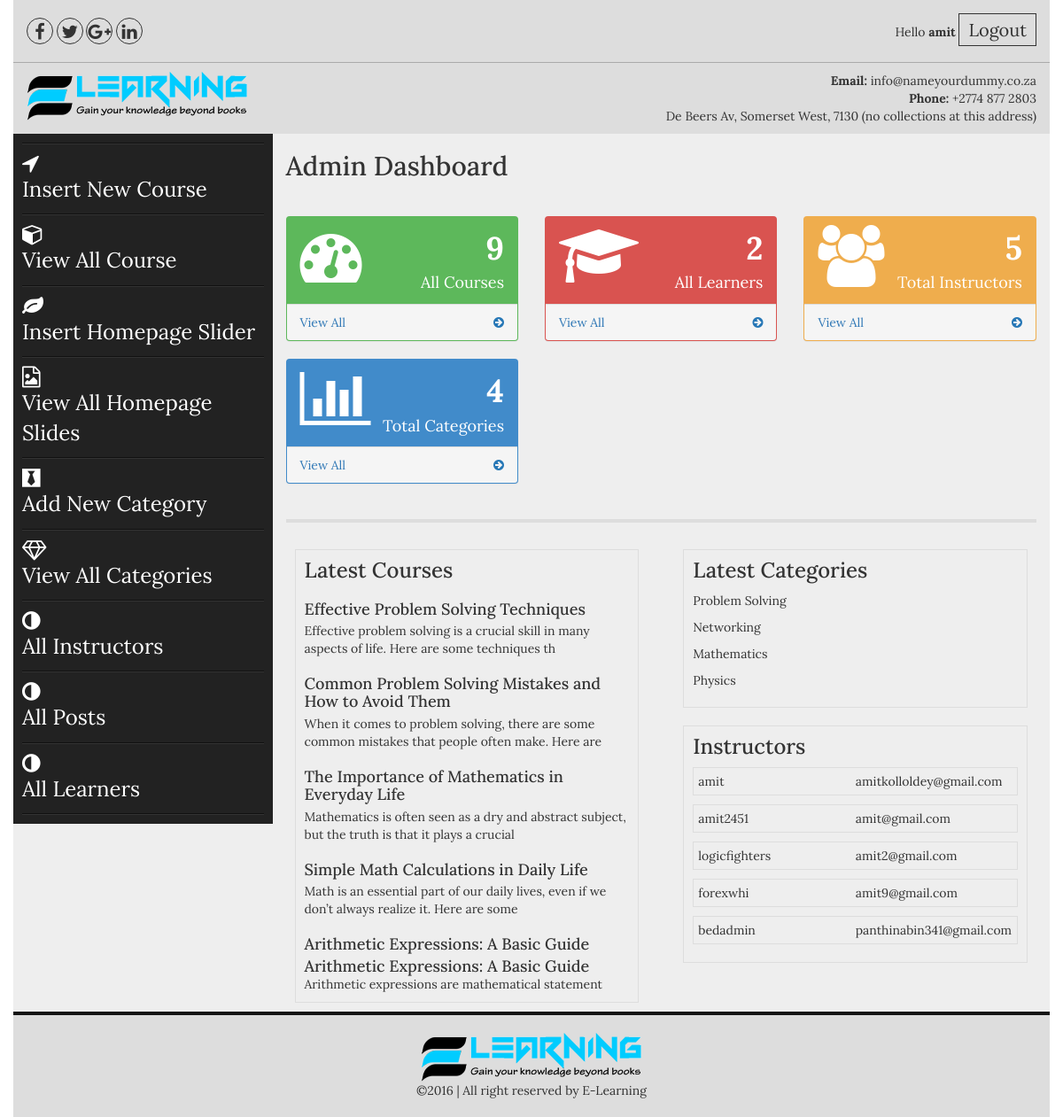
The page /admin/index.php (signed in) on the database its author committed.
### tables this page shows
CREATE TABLE IF NOT EXISTS `posts` (
  `post_id` int(100) NOT NULL AUTO_INCREMENT,
  `cat_id` int(100) NOT NULL,
  `post_title` varchar(100) NOT NULL,
  `post_date` text NOT NULL,
  `post_author` varchar(50) NOT NULL,
  `post_keywords` text NOT NULL,
  `post_image` text NOT NULL,
  `post_content` longtext NOT NULL,
  `video_link` varchar(200) NOT NULL,
  PRIMARY KEY (`post_id`)
);

CREATE TABLE IF NOT EXISTS `categories` (
  `cat_id` int(100) NOT NULL AUTO_INCREMENT,
  `cat_name` varchar(100) NOT NULL,
  `cat_desc` text NOT NULL,
  `cat_icon` varchar(50) NOT NULL,
   PRIMARY KEY (`cat_id`)
);

CREATE TABLE IF NOT EXISTS `instructors` (
  `user_id` int(100) NOT NULL AUTO_INCREMENT,
  `user_fname` text NOT NULL,
  `user_lname` text NOT NULL,
  `user_name` varchar(100) NOT NULL,
  `user_email` varchar(100) NOT NULL,
  `user_pass` varchar(50) NOT NULL,
  `about` text NOT NULL,
  `admin` tinyint(1) DEFAULT NULL,
    PRIMARY KEY (`user_id`)
);

### admin/index.php (the view, shortened to what this page needs)
<?php include("includes/header.php");?>
<section class="admin_area">
    <div class="container">
        <div class="row">
            <?php include("includes/admin_menus.php");?>
            <div class="col-md-9 col-sm-9 col-xs-12">
                <div class="add_admin_content">
                   <h2>Admin Dashboard</h2>
                    <div class="row">
                        <div class="col-md-4 col-md-6">
                            <div class="panel panel-green">
                                <div class="panel-heading">
                                    <div class="row">
                                        <div class="col-xs-3">
                                            <i class="fa fa-tachometer fa-5x"></i>
                                        </div>
                                        <div class="col-xs-9 text-right">
                                            <?php
                                            $post = "SELECT * FROM `posts`";
                                            $run_post = mysqli_query($con,$post);
                                            $num_rows = mysqli_num_rows($run_post);
                                            ?>
                                            <div class="huge"><?php echo $num_rows;?></div>
                                            <div>All Courses</div>
                                        </div>
                                    </div>
                                </div>
                                <a href="view_post.php">
                                    <div class="panel-footer">
                                        <span class="pull-left">View All</span>
                                        <span class="pull-right"><i class="fa fa-arrow-circle-right"></i></span>
                                        <div class="clearfix"></div>
                                    </div>
                                </a>
                            </div>
                        </div>
                        <div class="col-md-4 col-md-6">
                            <div class="panel panel-red">
                                <div class="panel-heading">
                                    <div class="row">
                                        <div class="col-xs-3">
                                            <i class="fa fa-mortar-board  fa-5x"></i>
                                        </div>
                                        <div class="col-xs-9 text-right">
                                            <?php
                                            $learner = "SELECT * FROM `learners`";
                                            $run_learner = mysqli_query($con,$learner);
                                            $num_rows_learner = mysqli_num_rows($run_learner);
                                            ?>
                                            <div class="huge"><?php echo $num_rows_learner;?></div>
                                            <div>All Learners</div>
                                        </div>
                                    </div>
                                </div>
                                <a href="all_learners.php">
                                    <div class="panel-footer">
                                        <span class="pull-left">View All</span>
                                        <span class="pull-right"><i class="fa fa-arrow-circle-right"></i></span>
                                        <div class="clearfix"></div>
                                    </div>
                                </a>
                            </div>
                        </div>
                        <div class="col-md-4 col-md-6">
                            <div class="panel panel-orange">
                                <div class="panel-heading">
                                    <div class="row">
                                        <div class="col-xs-3">
                                            <i class="fa fa-group fa-5x"></i>
                                        </div>
                                        <div class="col-xs-9 text-right">
                                            <?php
                                            $instructors = "SELECT * FROM `instructors`";
                                            $run_instructors = mysqli_query($con,$instructors);
                                            $num_rows_instructors = mysqli_num_rows($run_instructors);
                                            ?>
                                            <div class="huge"><?php echo $num_rows_instructors;?></div>
                                            <div>Total Instructors</div>
                                        </div>
                                    </div>
                                </div>
                                <a href="all_instructors.php">
                                    <div class="panel-footer">
                                        <span class="pull-left">View All</span>
                                        <span class="pull-right"><i class="fa fa-arrow-circle-right"></i></span>
                                        <div class="clearfix"></div>
                                    </div>
                                </a>
                            </div>
                        </div>
                        <div class="col-md-4 col-md-6">
                            <div class="panel panel-blue">
                                <div class="panel-heading">
                                    <div class="row">
                                        <div class="col-xs-3">
                                            <i class="fa fa-bar-chart fa-5x"></i>
                                        </div>
                                        <div class="col-xs-9 text-right">
                                            <?php
                                            $categories = "SELECT * FROM `categories`";
                                            $run_categories = mysqli_query($con,$categories);
                                            $num_rows_categories = mysqli_num_rows($run_categories);
                                            ?>
                                            <div class="huge"><?php echo $num_rows_categories;?></div>
                                            <div>Total Categories</div>
                                        </div>
                                    </div>
                                </div>
                                <a href="view_categories.php">
                                    <div class="panel-footer">
                                        <span class="pull-left">View All</span>
                                        <span class="pull-right"><i class="fa fa-arrow-circle-right"></i></span>
                                        <div class="clearfix"></div>
                                    </div>
                                </a>
                            </div>
                        </div>
                    </div>
                    <hr >
                   <div class="row">
                       <div class="col-md-6 col-sm-12">
                           <div class="latest_admin_post admin_latest">
                               <h3>Latest Courses</h3>
                                <?php
                                $post = "select * from posts LIMIT 5";
                                $run_post = mysqli_query($con,$post);
                                while($post_row = mysqli_fetch_array($run_post)):
                                $post_title = $post_row ['post_title'];
                                $post_content = substr($post_row ['post_content'],0,100);
                                ?>
                                <h4 style="margin-top:20px;margin-bottom:5px"><?php echo $post_title;?></h4>
                                <p ><?php echo $post_content;?></p>
                                <?php endwhile;?>
                           </div>
                       </div>
                       <div class="col-md-6 col-sm-12">
                           <div class="latest_admin_categories admin_latest">
                               <h3>Latest Categories</h3>
                               <ul>
                                <?php
                                $cat_other = "select * from categories LIMIT 5";
                                $run_cat_other = mysqli_query($con,$cat_other);
                                while($cat_other_row = mysqli_fetch_array($run_cat_other)):
                                $category_other_name = $cat_other_row['cat_name'];
                                ?>
                                   <li><?php echo $category_other_name;?></li>
                                <?php endwhile;?>
                               </ul>
                           </div>
                       </div>
                       <div class="col-md-6 col-sm-12">
                           <div class="latest_admins admin_latest">
                               <h3>Instructors</h3>
                               <ul>
                                <?php
                                $user = "select * from instructors LIMIT 5";
                                $run_user = mysqli_query($con,$user);
                                while($user_row = mysqli_fetch_array($run_user)):
                                $uname = $user_row ['user_name'];
                                $uemail = $user_row ['user_email'];
                                ?>
                                <li><span><?php echo $uname;?></span>    <span><?php echo $uemail;?></span></li>
                                <?php endwhile;?>
                                </ul>
                           </div>
                       </div>
                   </div>
                </div>
            </div>
        </div>
    </div>
</section>
<?php include("includes/footer.php");?>

### admin/css/style.css (style rules this page uses)
body { font-family: 'Lora', serif; }
ul { margin: 0; padding: 0; list-style: none; }
h1,h2,h3,h4,h5,h6,p { margin: 0; padding: 0 }
.container { background: #eee }
.admin_area .row { position: relative; }
.add_admin_content h2 { margin-bottom: 40px; margin-top: 20px; }
.admin_latest { border: 1px solid #ddd; margin: 10px; padding: 10px; }
.panel { background-color: transparent; }
body, html { height: 100%; }
.admin_latest span { display: inline-block; width: 49%; }
.latest_admins.admin_latest li { border: 1px solid #ddd; margin: 10px 0; padding: 5px; }
.latest_admin_categories.admin_latest li { margin: 10px 0; }
.admin_area hr { border: 2px solid #ddd; }
.panel.panel-green { background: #5db85b none repeat scroll 0 0; }
.panel i { color: #fff; }
.panel .fa.fa-arrow-circle-right { color: #2677b6; }
.panel .col-xs-9.text-right { color: #fff; font-size: 18px; }
.panel .col-xs-9.text-right .huge { font-size: 36px; font-weight: bold; }
.panel.panel-red { background: #d95350 none repeat scroll 0 0; }
.panel.panel-orange { background: #efad4d none repeat scroll 0 0; }
.panel.panel-blue { background: #418bca none repeat scroll 0 0; }

### rows shown on the page
posts: post_title "Effective Problem Solving Techniques", post_content "Effective problem solving is a crucial skill in many aspects of life. Here are some techniques th"
posts: post_title "Common Problem Solving Mistakes and How to Avoid Them", post_content "When it comes to problem solving, there are some common mistakes that people often make. Here are"
posts: post_title "The Importance of Mathematics in Everyday Life", post_content "Mathematics is often seen as a dry and abstract subject, but the truth is that it plays a crucial"
posts: post_title "Simple Math Calculations in Daily Life", post_content "Math is an essential part of our daily lives, even if we don’t always realize it. Here are some"
posts: post_title "Arithmetic Expressions: A Basic Guide", post_content "Arithmetic Expressions: A Basic Guide Arithmetic expressions are mathematical statement"
categories: cat_name "Problem Solving"
categories: cat_name "Networking"
categories: cat_name "Mathematics"
categories: cat_name "Physics"
instructors: user_name "amit", user_email "amitkolloldey@gmail.com"
instructors: user_name "amit2451", user_email "amit@gmail.com"
instructors: user_name "logicfighters", user_email "amit2@gmail.com"
instructors: user_name "forexwhi", user_email "amit9@gmail.com"
instructors: user_name "bedadmin", user_email "panthinabin341@gmail.com"

### other values the page prints
$_SESSION['user_name'] "amit"
$num_rows "9"
$num_rows_learner "2"
$num_rows_instructors "5"
$num_rows_categories "4"
